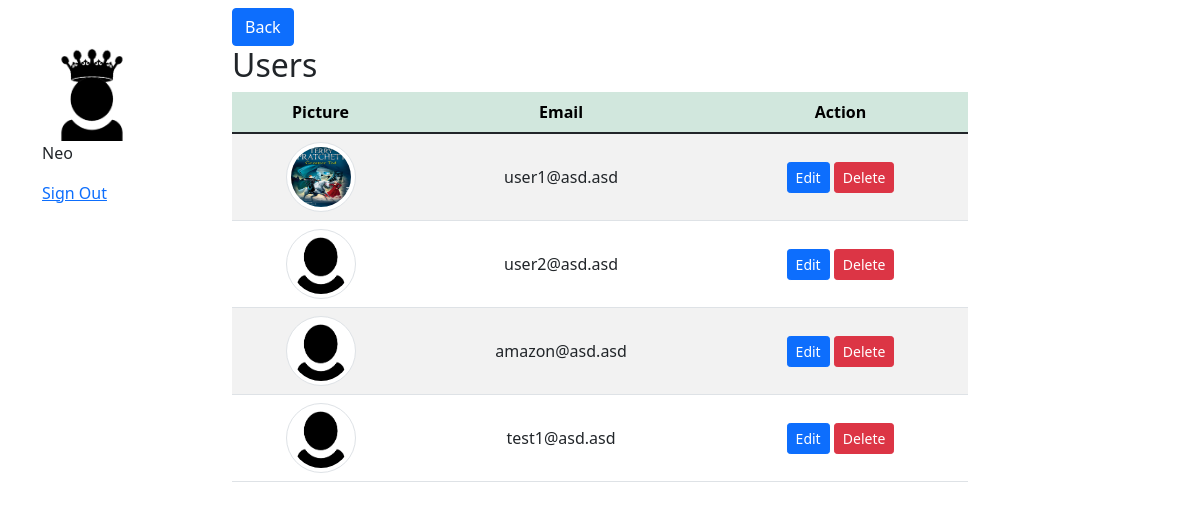
Page /ecom/adminpanel.php (signed in) on the committed database.
### tables this page shows
CREATE TABLE `users` (
  `user_id` int(11) NOT NULL,
  `user_mail` varchar(50) NOT NULL,
  `user_pass` varchar(255) NOT NULL,
  `user_pic` varchar(255) DEFAULT NULL,
  `user_status` varchar(10) NOT NULL DEFAULT 'user',
  `fk_sup_id` int(11) DEFAULT NULL
);

### ecom/adminpanel.php (the view, shortened to what this page needs)
<?php
require_once "components/db_connect.php";
$status = 'adm';
$sql = "SELECT * FROM users WHERE user_status != '$status'";
$result = mysqli_query($connect, $sql);
$tbody = '';
if ($result->num_rows > 0) {
    while ($row = $result->fetch_array(MYSQLI_ASSOC)) {
        $tbody .= "<tr>
            <td><img class='img-thumbnail rounded-circle' src='pictures/" . $row['user_pic'] . "' alt='Something went wrong'></td>
            <td>" . $row['user_mail'] . "</td>
            <td><a href='userupdate.php?id=".$row['user_id']."'><button class='btn btn-primary btn-sm' type='button'>Edit</button></a>
            <a href='userdelete.php?id=" . $row['user_id'] . "'><button class='btn btn-danger btn-sm' type='button'>Delete</button></a></td>
         </tr>";
    }
} else {
    $tbody = "<tr><td colspan='5'><center>No Data Available </center></td></tr>";
}
?>
<!DOCTYPE html>
<html lang="en">
<head>
    <?php require_once 'components/boot.php' ?>
</head>
<body>
    <div class="container">
        <div class="row">
            <div class="col-2 mt-5">
                <img class="userImage" src="pictures/admavatar.png" alt="Adm avatar">
                <p>Neo</p>
                <a href="logout.php?logout">Sign Out</a>
            </div>
            <div class="col-8 mt-2">
                <a href= "index.php"><button class="btn btn-primary" type="button" >Back</button></a>
                <p class='h2'>Users</p>
                <table class='table table-striped'>
                    <thead class='table-success'>
                        <tr>
                            <th>Picture</th>
                            <th>Email</th>
                            <th>Action</th>
                        </tr>
                    </thead>
                    <tbody>
                        <?= $tbody ?>
                    </tbody>
                </table>
            </div>
        </div>
    </div>
</body>
</html>

### ecom/adminpanel.php (style rules this page uses)
.img-thumbnail { width: 70px !important; height: 70px !important; }
td { text-align: center; vertical-align: middle; }
tr { text-align: center; }
.userImage { width: 100px; height: auto; }

### rows in the picture
users: user_pic (picture), user_mail "user1@asd.asd"
users: user_pic (placeholder picture), user_mail "user2@asd.asd"
users: user_pic (placeholder picture), user_mail "amazon@asd.asd"
users: user_pic (placeholder picture), user_mail "test1@asd.asd"
